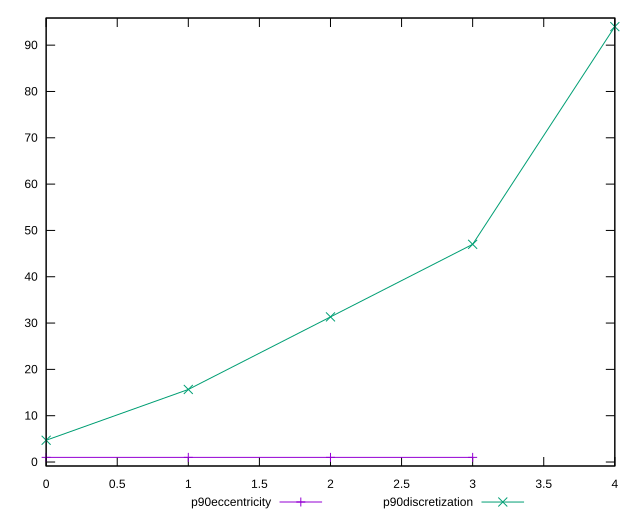

Here is the gnuplot script that generated this plot:
reset

$p90Eccentricity <<EOF
0 1.0000000000000002
1 1
2 1.0000000000000009
3 1
EOF

$p90Discretization <<EOF
0 4.7
1 15.666666666666666
2 31.333333333333332
3 47
4 94
EOF

set key outside below
set xrange [0:4]
set yrange [-0.8600000000000001:95.86]
set trange [-0.8600000000000001:95.86]
set terminal svg size 640, 520 enhanced background rgb 'white'
set output "report_00019_2021-02-10T18-14-37.922Z//unused-css-rules/progression/eccentricity.svg"

plot $p90Eccentricity title "p90eccentricity" with linespoints, \
     $p90Discretization title "p90discretization" with linespoints

reset
